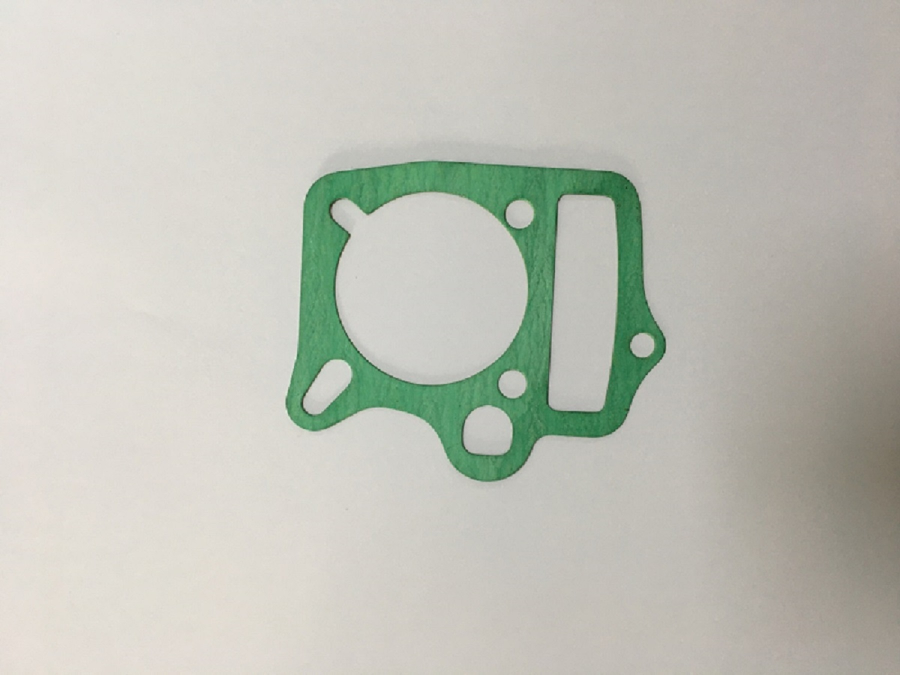
#> input picture casper/good.JPG, 1800 x 1350 px (shown at 1/2 size)
$ python detect.py   (older library calls are emulated)
#> lines starting #> are read from the running program, lines starting #| are printed output that depends on the picture; after the words box and inside, x2 and y2 are one past the last pixel; in counts of white or black regions, pixels touching at a corner belong together
### casper/functions.py
import math
import cv2


class Circle:
    def __init__(self, cntr):
        self.contour = cntr
        self.bounding_react = cv2.boundingRect(self.contour)
        self.peri = cv2.arcLength(cntr, True)

        [x, y, w, h] = self.bounding_react
        self.bounding_react_x = x
        self.bounding_react_y = y
        self.bounding_react_with = w
        self.bounding_react_height = h

        self.bounding_react_area = w*h
        self.center_x = (x+x+w)/2
        self.center_y = (y+y+h)/2
        self.diagonalSize = math.sqrt((w**2)+(h**2))
        self.aspect_ratio = float(w/h)
        self.approx = cv2.approxPolyDP(cntr, 0.04 * self.peri, True)


def detect_object(possible):
    try:
        area = possible.bounding_react_area
        if area > 50000 and area < 60000:
            return True
        return False
    except Exception as err:
        print(err)
        return False


def check_circle(possible):
    try:
        area = possible.bounding_react_area
        edeg_shape = len(possible.approx)
        width = possible.bounding_react_with
        height = possible.bounding_react_height
        # [5 lines of commented-out code are left out]
        if area > 100 and edeg_shape > 5 and width > 100 and width < 150 and height < 350:
            return True
        # if(possible.bounding_react_area > 40):
        #     # if(possible.bounding_react_area > 20 and possible.bounding_react_area < 100000 and possible.bounding_react_height > 100 and possible.bounding_react_height < 150):
        #     return True
        return False
    except Exception as err:
        print(err)
        return False

### casper/detect.py
# import
import cv2
import numpy as np
import math

import functions

total_error = 0
total_good = 0
img_input = "good.JPG"


def detect_error():
    img = cv2.imread(img_input)
#> img is the input picture: shape (1350, 1800, 3); mean B, G, R 183.8, 193.4, 191.9

    print("Step 1: Convert images to HSV")
    hsv = cv2.cvtColor(img, cv2.COLOR_BGR2HSV)
#> hsv: shape (1350, 1800, 3); mean H, S, V 24.7, 21.1, 196.6
    hue, saturation, value = cv2.split(hsv)
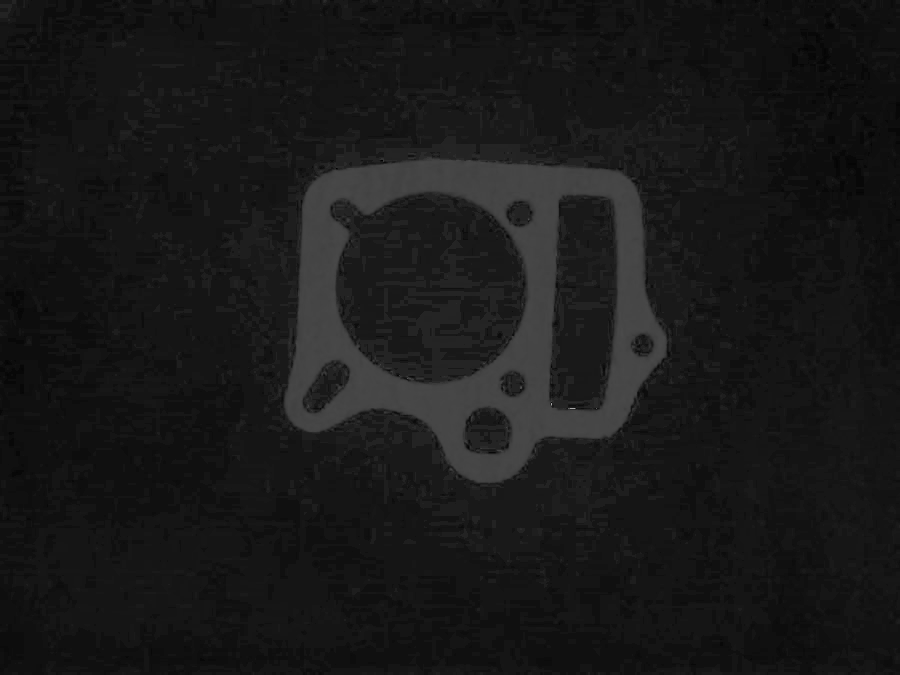
#> hue: shape (1350, 1800) (shown at 1/2 size); min 0, max 173, mean 24.7
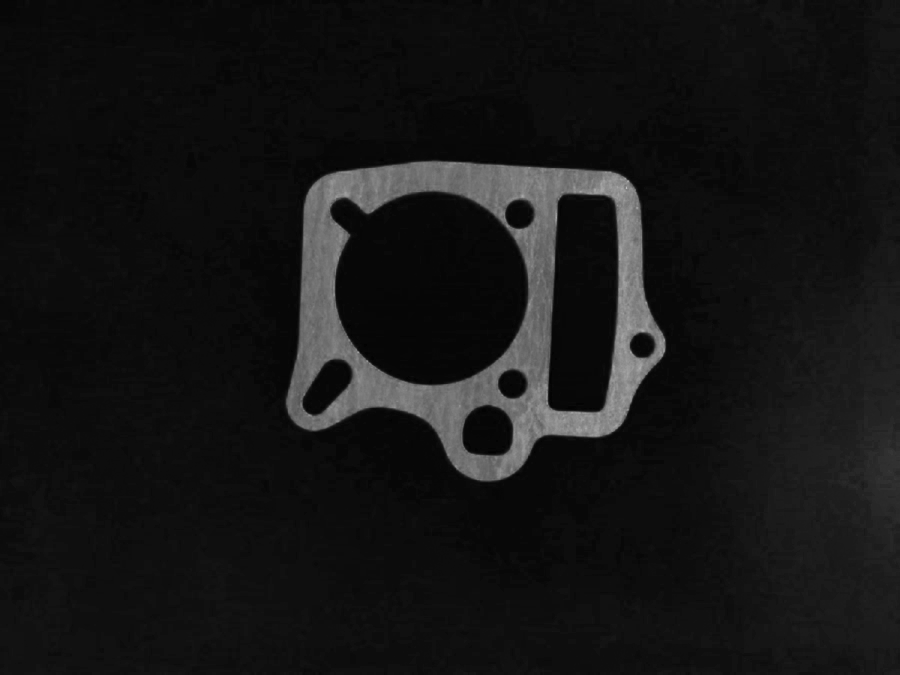
#> saturation: shape (1350, 1800) (shown at 1/2 size); min 0, max 207, mean 21.1
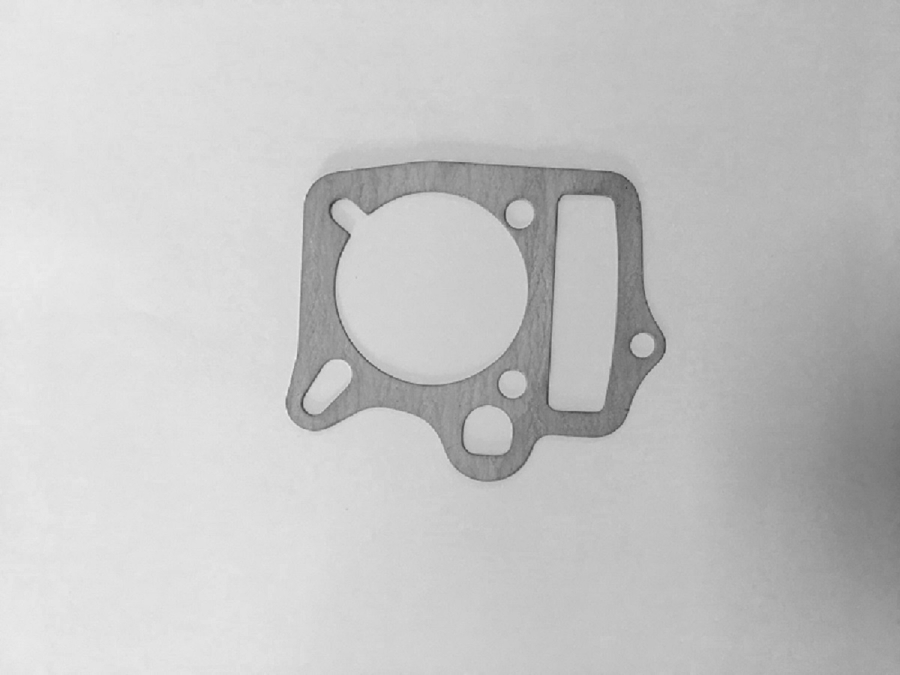
#> value: shape (1350, 1800) (shown at 1/2 size); min 44, max 243, mean 196.6
    cv2.imwrite("1.hsv.png", value)

    print("Step 2: Get topHat/blackHat")
    kernel = cv2.getStructuringElement(cv2.MORPH_RECT, (3, 3))
    top_hat = cv2.morphologyEx(value, cv2.MORPH_TOPHAT, kernel)
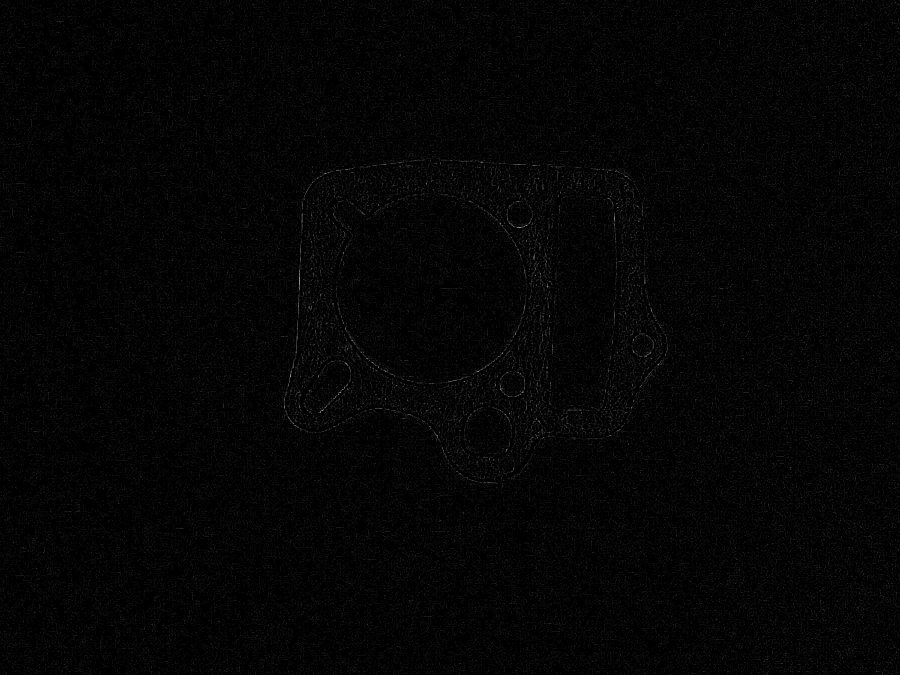
#> top_hat: shape (1350, 1800) (shown at 1/2 size); min 0, max 20, mean 0.36; drawn with min black and max white
    black_hat = cv2.morphologyEx(value, cv2.MORPH_BLACKHAT, kernel)
    cv2.imwrite("2.tophat.png", top_hat)
    cv2.imwrite("2.blackhat.png", black_hat)

    print("Step 3: Add and subtract between morphological operations")
    add = cv2.add(value, top_hat)
    subtract = cv2.subtract(add, black_hat)
    cv2.imwrite("3.subtract.png", subtract)

    print("Step 4: Applying gaussian blur on subtract images")
    blur = cv2.GaussianBlur(subtract, (5, 5), 0)
    cv2.imwrite("4.blur.png", blur)

    print("Step 5: Thresholding")
    thresh = cv2.adaptiveThreshold(
        blur, 255, cv2.ADAPTIVE_THRESH_GAUSSIAN_C, cv2.THRESH_BINARY_INV, 19, 9)
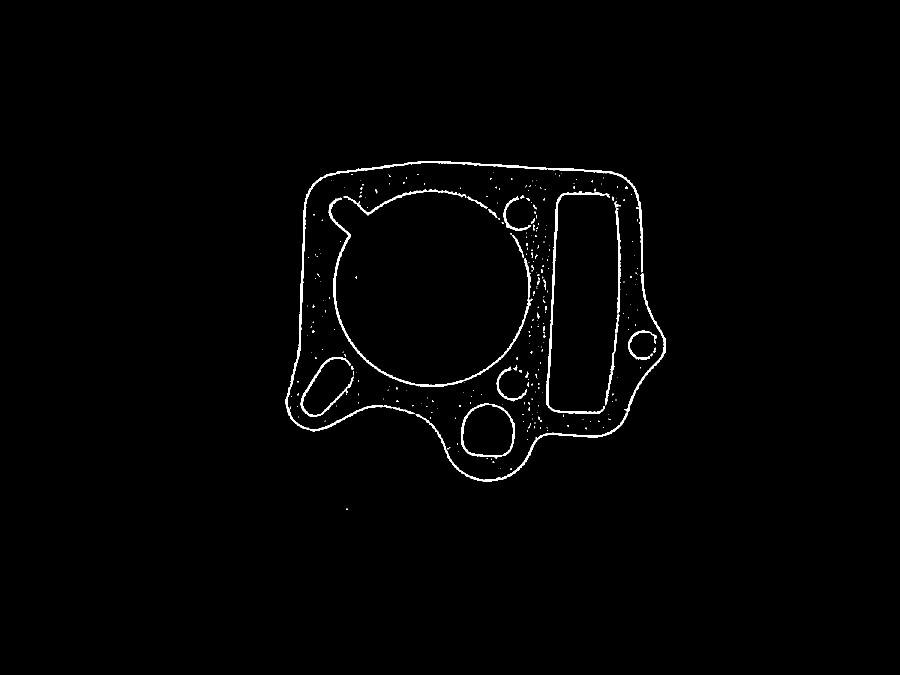
#> thresh: shape (1350, 1800) (shown at 1/2 size); 1% white; 291 white regions (251 under 20 px)
    cv2.imwrite("5.thresh.png", thresh)

    print("Step 6: Find contours")
    contours, hierarchy = cv2.findContours(
        thresh, cv2.RETR_LIST, cv2.CHAIN_APPROX_SIMPLE)
#> contours = 292 contours, 268 with area under 20; largest, box (x1, y1, x2, y2) and area: (922, 806, 1030, 917) 9446, (925, 809, 1027, 912) 8488, (571, 322, 1286, 863) 4507, (831, 547, 1332, 963) 2554, (657, 395, 1061, 774) 2460
    # _, contours, hierarchy = cv2.findContours(
    #     thresh, cv2.RETR_LIST, cv2.CHAIN_APPROX_SIMPLE)
    # get hight and width of images
    print("-> Get hight/width of images")
    height, width = thresh.shape
#> height = 1350; width = 1800
    print("hight:" + str(height))
#| hight:1350
    print("width:"+str(width))
#| width:1800
    print("len:" + str(len(contours)))
#| len:292

    img_contours = np.zeros((height, width, 3), dtype=np.uint8)
    possible_circles = []

    # check object
    is_object = False
    for i in range(0, len(contours)):
          # draw contours based on actual found contours of thresh image
        cv2.drawContours(img_contours, contours, i, (255, 255, 255))

        possible = functions.Circle(contours[i])
        is_object = functions.detect_object(possible)
        if is_object:
            break
#> this loop made 249 passes
#> (x in Circle, y in Circle, w in Circle, h in Circle) on passes 8, 31: (895, 894, 6, 5), (1076, 833, 4, 6)
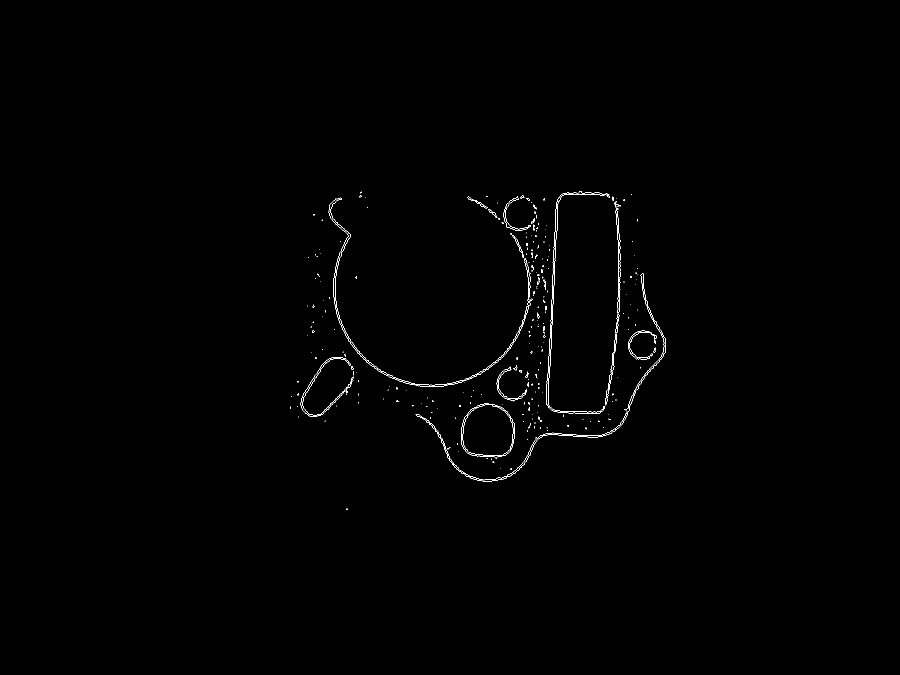
#> img_contours: shape (1350, 1800, 3) (shown at 1/2 size); 0.37% white in thin lines or dots, all inside (x1, y1, x2, y2) = (580, 382, 1332, 1020)
    # check
    if not is_object:
        return
    # end check object

    # check error
    for i in range(0, len(contours)):
        # draw contours based on actual found contours of thresh image
        cv2.drawContours(img_contours, contours, i, (255, 255, 255))

        possible = functions.Circle(contours[i])
        is_circle = functions.check_circle(possible)
        if is_circle is True:
            print("is_circel: " + str(is_error1))
            print("area: " + str(possible.bounding_react_area))
            possible_circles.append(possible)
#> this loop made 46 passes

    if len(possible_circles) == 0:
        total_error += 1
    else:
        total_good += 1
    cv2.imwrite("6.contours.png", img_contours)

    print("Step 7: Populatiing ctrs list with each circle of possible circles")
    image_contours = np.zeros((height, width, 3), np.uint8)
    ctrs = []
    for circle in possible_circles:
        ctrs.append(circle.contour)
    cv2.drawContours(image_contours, ctrs, -1, (255, 255, 255))
    cv2.imwrite("7.area.png", image_contours)


if __name__ == "__main__":
    print("=== Detects Error Of Casper ===")
#> (the run stopped early here; a loop or call above may not have finished)

$ run again, with casper/IMG_5614.JPG copied over casper/good.JPG
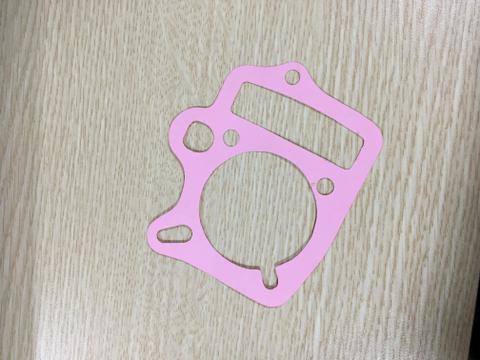
#> input picture casper/IMG_5614.JPG, 480 x 360 px
#> in detect_error, img is the input picture: shape (360, 480, 3); mean B, G, R 175.2, 178.7, 188.1
#> hsv: shape (360, 480, 3); mean H, S, V 39.3, 25.4, 188.3
#> in detect_error, `thresh = cv2.adaptiveThreshold( blur, 255, cv2.ADAPTIVE_THRESH_GAUSSIA..`:
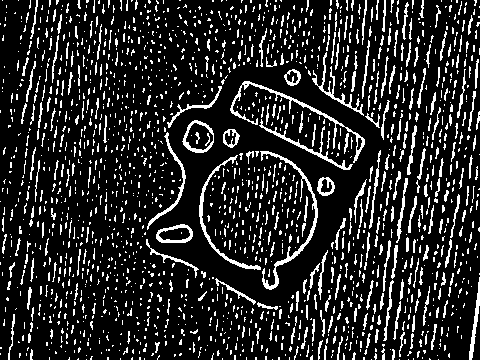
#> thresh: shape (360, 480); 15.5% white in thin lines or dots
#> contours = 1810 contours, 1698 with area under 20; largest, box (x1, y1, x2, y2) and area: (182, 120, 214, 153) 738, (185, 122, 214, 151) 540, (260, 151, 318, 290) 528, (230, 81, 365, 163) 528, (156, 224, 193, 243) 514
#| hight:360
#| width:480
#| len:1810
#> the loop in detect_error, `for i in range(0, len(contours)):` made 1810 passes
#> (x in Circle, y in Circle, w in Circle, h in Circle) on pass 37: (374, 353, 3, 7)
#> after the loop in detect_error, `for i in range(0, len(contours)):`:
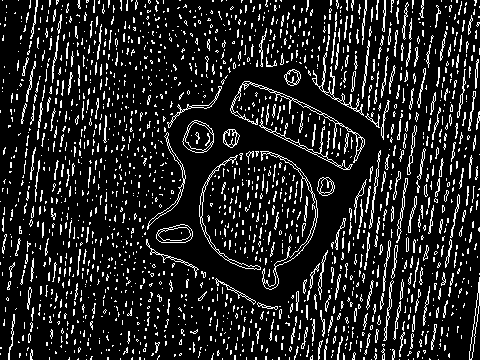
#> img_contours: shape (360, 480, 3); 13.5% white in thin lines or dots
